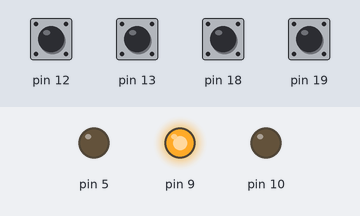
Bench run of a sketch on a simulated Arduino Uno, built with avr-gcc and run on an emulated ATmega328P. Parts: output pins drawn as LEDs (lit = HIGH). Inputs (shaded band) come from the test bench; at power-on: pin 12, pin 13, pin 18, pin 19 HIGH. Pins used as bus, display or sensor lines are not drawn; what the sketch prints to the serial monitor is not drawn.

Above: at 0.1 s.
Timing chart, 0 to 1.6 s (numbered marks = the images above):
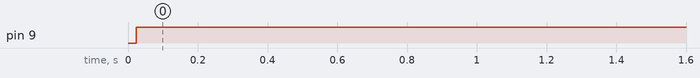

The sketch:

LCDMazeDemo_WhiskerLeftHug.ino
```cpp
/*
  Smart Car Permanent Header
  Left
  By: Sasha Dauz, Robert J. Guziec, Jacob JM Horstman
  Written: May 8th, 2025
  Edited: 05/11/2025
  I/O Pins
  A0: LCD DB4
  A1: LCD DB3
  A2: LCD DB2
  A3: LCD DB1
  A4: Right Encoder          [PCI PORTC 0x10]
  A5: Left Encoder           [PCI PORTC 0x20]
  D0:
  D1:
  D2:
  D3:
  D4:
  D5: Left Motor Reverse     [TCNT0 OC0B] [Pin 7 H-Bridge]
  D6: Left Motor Forward     [TCNT0 OC0A] [Pin 2 H-Bridge]
  D7: LCD RS
  D8:
  D9:  Right Motor Forward   [TCNT1 OC1A] [Pin 15 H-Bridge]
  D10: Right Motor Reverse    [TCNT1 OC1B] [Pin 10 H-Bridge]
  D11: LCD E
  D12: Right Whisker         [PCI PORTB 0x10]
  D13: Left Whisker          [PCI PORTB 0x20]

  Ideas:
  - ultrasonic sensor hug the left wall
  - whiskers hug the left wall
  - whiskers detection

  NOTE: *AIM JEREMY TO HIT LEFT WALL*
*/

// Global setups
#include "hd44780.h"
unsigned int avg = 0;  // ONE AND ONLY GROSS GLOBAL VARIABLE :D

void setup() {
  cli();

  // * * * * PWM AND MOTOR SETUP * * * *
  TCCR0A = 0xA1;
  TCCR0B = 0x01;
  TCCR1A = 0xA1;
  TCCR1B = 0x01;

  // Pin direction setup
  DDRD = 0x60;   // D5, D6: motor control
  DDRB = 0x06;   // D9, D10: motor control

  // * * * * WHISKER SETUP * * * *
  // Configure pin change interrupts for whiskers
  PCICR = 0x01;  // Enable PORT B
  PCMSK0 = 0x30; // PORT B, D12 and D13

  // Pull-ups for whiskers
  PORTB |= 0x30; // D12, D13

  // * * * * ENCODER SETUP * * * *
  // Configure Pin Change Interrupts
  PCICR = 0x02;   // PortC
  PCMSK1 = 0x30;  // A4, A5

  // Pull-ups for encoders
  PORTC |= 0x30;

  // * * * * LCD SETUP * * * *
  lcd_init();  // Initialize LCD

  // TESTING PURPOSES
  Serial.begin(9600);

  sei();
}

// ***** MOTOR CONTROL *****
// Format for motors:
// OCR0A = L motor forward   OCR0B = L motor reverse
// OCR1A = R motor forward   OCR1B = R motor reverse

// Move farward values
void moveForward() {
  OCR0A = 237; OCR0B = 0;
  OCR1A = 255; OCR1B = 0;
  //  Serial.println("moveForward");
}

// Move backwards
void moveBackward() {
  OCR0A = 0; OCR0B = 237;
  OCR1A = 0; OCR1B = 255;
  //  Serial.println("moveBackward");
}

// Turn left values
void turnLeft() {
  OCR0A = 0;   OCR0B = 255;
  OCR1A = 255; OCR1B = 0;
  //  Serial.println("turnLeft");
}

// Turn right values
void turnRight() {
  OCR0A = 255; OCR0B = 0;
  OCR1A = 0; OCR1B = 255;
  //  Serial.println("turnRight");
}

// ***** MAIN LOOP: Hug the Left Wall Logic *****
// LCD Odometer setup using the average value from encoders
void loop() {

  lcd_clrscr(); // Clear screen

  moveForward(); // Move forward unless our ISR picks up something

  lcd_puts("Jeremy has run: ");
  lcd_goto(0x40);

  unsigned int distanceMM = ((avg * 106) / 100) % 10; // Equation to convert toggles to mm
  unsigned int distanceCM = ((avg * 106L) / 1000) ; // Equation to convert mm to cm

  // Display centimeters
  const char charBufferValue = 6;
  unsigned char charBuffer[charBufferValue];

  Serial.println(distanceCM);

  itoa(distanceCM, charBuffer, 10);
  lcd_puts(charBuffer);
  Serial.print(distanceCM);

  lcd_puts(".");  // Decimal point!

  // Display millimeters
  itoa(distanceMM, charBuffer, 10);
  lcd_puts(charBuffer);
  Serial.print(distanceMM);

  lcd_puts(" cm");

  _delay_ms(50);  // For refresh rate purposes!!!
}

// * * * * PIN CHANGE ISR FOR WHISKERS * * * *
// Consider moving function logic into logic here to avoid spaghetti code
ISR(PCINT0_vect) {
  Serial.println("ISR");

  unsigned char whiskerLeft = 0;
  unsigned char whiskerRight = 0;

  // Read whiskers
  whiskerLeft  = (PINB & 0x20) >> 5;  // D13
  whiskerRight = (PINB & 0x10) >> 4;  // D12

  // Adjust time to move as needed
  if (!whiskerLeft) {
    // Back up a bit
    for(unsigned char i = 0; i < 8; i++){
      moveBackward();
      _delay_ms(50);
    }
    // Turn right slightly
    for(unsigned char i = 0; i < 8; i++){
      turnRight();
      _delay_ms(50);
    }
  }
  else if (!whiskerRight) {
    // Turn left if Jer hits a wall on the right
    for(unsigned char i = 0; i < 8; i++){
      moveBackward();
      _delay_ms(50);
    }
        // Turn left slightly
    for(unsigned char i = 0; i < 8; i++){
      turnLeft();
      _delay_ms(50);
    }
  }
}

// * * * * PIN CHANGE ISR FOR ENCODERS * * * *
ISR(PCINT1_vect) {
  static unsigned int rightA = 1;
  static unsigned int rightB = 1;
  static unsigned int leftA = 1;
  static unsigned int leftB = 1;
  static unsigned int counterRight = 0;
  static unsigned int counterLeft = 0;
  // Calculate encoder values
  rightB = (PINC & 0x10) >> 4;
  leftB = (PINC & 0x20) >> 5;
  if ((rightB != rightA) && !rightB) {
    counterRight++;
  }
  if ((leftB != leftA) && !leftB) {
    counterLeft++;
  }
  leftA = leftB;
  rightA = rightB;
  avg = (counterLeft + counterRight) / 2;
}
```

hd44780_settings.h
```cpp
#ifndef HD44780_SETTINGS_H
#define HD44780_SETTINGS_H

#define F_CPU                    16000000     // Set Clock Frequency (Hz)

#define USE_ADELAY_LIBRARY       0           // Set to 1 to use my ADELAY library, 0 to use internal delay functions
#define LCD_BITS                 4           // 4 for 4 Bit I/O Mode, 8 for 8 Bit I/O Mode
#define RW_LINE_IMPLEMENTED      0           // 0 for no RW line (RW on LCD tied to ground), 1 for RW line present
#define WAIT_MODE                0           // 0=Use Delay Method (Faster if running <10Mhz)
                                             // 1=Use Check Busy Flag (Faster if running >10Mhz) ***Requires RW Line***
#define DELAY_RESET              15          // in mS

#if (LCD_BITS==8)                            // If using 8 bit mode, you must configure DB0-DB7
  #define LCD_DB0_PORT           PORTB
  #define LCD_DB0_PIN            2
  #define LCD_DB1_PORT           PORTB
  #define LCD_DB1_PIN            3
  #define LCD_DB2_PORT           PORTB
  #define LCD_DB2_PIN            4
  #define LCD_DB3_PORT           PORTB
  #define LCD_DB3_PIN            5
#endif
#define LCD_DB4_PORT             PORTC       // If using 4 bit mode, you must configure DB4-DB7
#define LCD_DB4_PIN              0
#define LCD_DB5_PORT             PORTC
#define LCD_DB5_PIN              1
#define LCD_DB6_PORT             PORTC
#define LCD_DB6_PIN              2
#define LCD_DB7_PORT             PORTC
#define LCD_DB7_PIN              3

#define LCD_RS_PORT              PORTD       // Port for RS line
#define LCD_RS_PIN               7           // Pin for RS line

#define LCD_RW_PORT              PORTC       // Port for RW line (ONLY used if RW_LINE_IMPLEMENTED=1)
#define LCD_RW_PIN               6           // Pin for RW line (ONLY used if RW_LINE_IMPLEMENTED=1)

#define LCD_DISPLAYS             1           // Up to 4 LCD displays can be used at one time
                                             // All pins are shared between displays except for the E
                                             // pin which each display will have its own

                                             // Display 1 Settings - if you only have 1 display, YOU MUST SET THESE
#define LCD_DISPLAY_LINES        2           // Number of Lines, Only Used for Set I/O Mode Command
#define LCD_E_PORT               PORTB       // Port for E line
#define LCD_E_PIN                3           // Pin for E line

#if (LCD_DISPLAYS>=2)                        // If you have 2 displays, set these and change LCD_DISPLAYS=2
  #define LCD_DISPLAY2_LINES     2           // Number of Lines, Only Used for Set I/O Mode Command
  #define LCD_E2_PORT            PORTB       // Port for E line
  #define LCD_E2_PIN             3           // Pin for E line
#endif

#if (LCD_DISPLAYS>=3)                        // If you have 3 displays, set these and change LCD_DISPLAYS=3
  #define LCD_DISPLAY3_LINES     2           // Number of Lines, Only Used for Set I/O Mode Command
  #define LCD_E3_PORT            PORTB       // Port for E line
  #define LCD_E3_PIN             3           // Pin for E line
#endif

#if (LCD_DISPLAYS>=4)                        // If you have 4 displays, set these and change LCD_DISPLAYS=4
  #define LCD_DISPLAY4_LINES     2           // Number of Lines, Only Used for Set I/O Mode Command
  #define LCD_E4_PORT            PORTB       // Port for E line
  #define LCD_E4_PIN             3           // Pin for E line
#endif

#endif
```

hd44780.h
```cpp
/*****************************************************************************
Title  :   HD44780 Library
Author :   SA Development
Version:   1.11
*****************************************************************************/

#ifndef HD44780_H
#define HD44780_H

#include "hd44780_settings.h"
#include "inttypes.h"

//LCD Constants for HD44780
#define LCD_CLR                 0    // DB0: clear display

#define LCD_HOME                1    // DB1: return to home position

#define LCD_ENTRY_MODE          2    // DB2: set entry mode
#define LCD_ENTRY_INC           1    // DB1: 1=increment, 0=decrement
#define LCD_ENTRY_SHIFT         0    // DB0: 1=display shift on

#define LCD_DISPLAYMODE         3    // DB3: turn lcd/cursor on
#define LCD_DISPLAYMODE_ON      2    // DB2: turn display on
#define LCD_DISPLAYMODE_CURSOR  1    // DB1: turn cursor on
#define LCD_DISPLAYMODE_BLINK   0    // DB0: blinking cursor

#define LCD_MOVE                4    // DB4: move cursor/display
#define LCD_MOVE_DISP           3    // DB3: move display (0-> cursor)
#define LCD_MOVE_RIGHT          2    // DB2: move right (0-> left)

#define LCD_FUNCTION            5    // DB5: function set
#define LCD_FUNCTION_8BIT       4    // DB4: set 8BIT mode (0->4BIT mode)
#define LCD_FUNCTION_2LINES     3    // DB3: two lines (0->one line)
#define LCD_FUNCTION_10DOTS     2    // DB2: 5x10 font (0->5x7 font)

#define LCD_CGRAM               6    // DB6: set CG RAM address
#define LCD_DDRAM               7    // DB7: set DD RAM address

#define LCD_BUSY                7    // DB7: LCD is busy


void lcd_init();
void lcd_command(uint8_t cmd);

void lcd_clrscr();
void lcd_home();
void lcd_goto(uint8_t pos);

#if RW_LINE_IMPLEMENTED==1
uint8_t lcd_getc();
#endif

void lcd_putc(char c);
void lcd_puts(const char *s);
void lcd_puts_P(const char *progmem_s);
#if (LCD_DISPLAYS>1)
void lcd_use_display(int ADisplay);
#endif

#endif
```

Source omitted: hd44780.cpp (21782 bytes)

Measured:
- by itself, pin 9: LOW → HIGH at 0.02 s
